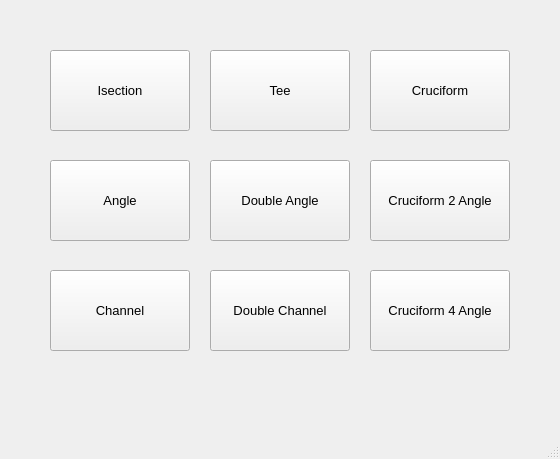
<?xml version="1.0" encoding="UTF-8"?>
<ui version="4.0">
 <class>AddPropertyWindow</class>
 <widget class="QMainWindow" name="AddPropertyWindow">
  <property name="geometry">
   <rect>
    <x>0</x>
    <y>0</y>
    <width>560</width>
    <height>459</height>
   </rect>
  </property>
  <property name="windowTitle">
   <string>Add Property</string>
  </property>
  <widget class="QWidget" name="centralwidget">
   <widget class="QPushButton" name="pushButton_Angle">
    <property name="geometry">
     <rect>
      <x>50</x>
      <y>160</y>
      <width>140</width>
      <height>81</height>
     </rect>
    </property>
    <property name="font">
     <font>
      <pointsize>10</pointsize>
     </font>
    </property>
    <property name="text">
     <string>Angle</string>
    </property>
   </widget>
   <widget class="QPushButton" name="pushButton_Double_Angle">
    <property name="geometry">
     <rect>
      <x>210</x>
      <y>160</y>
      <width>140</width>
      <height>81</height>
     </rect>
    </property>
    <property name="font">
     <font>
      <pointsize>10</pointsize>
     </font>
    </property>
    <property name="text">
     <string>Double Angle</string>
    </property>
   </widget>
   <widget class="QPushButton" name="pushButton_Channel">
    <property name="geometry">
     <rect>
      <x>50</x>
      <y>270</y>
      <width>140</width>
      <height>81</height>
     </rect>
    </property>
    <property name="font">
     <font>
      <pointsize>10</pointsize>
     </font>
    </property>
    <property name="text">
     <string>Channel</string>
    </property>
   </widget>
   <widget class="QPushButton" name="pushButton_Double_Channel">
    <property name="geometry">
     <rect>
      <x>210</x>
      <y>270</y>
      <width>140</width>
      <height>81</height>
     </rect>
    </property>
    <property name="font">
     <font>
      <pointsize>10</pointsize>
     </font>
    </property>
    <property name="text">
     <string>Double Channel</string>
    </property>
   </widget>
   <widget class="QPushButton" name="pushButton_Cruciform4Angle">
    <property name="geometry">
     <rect>
      <x>370</x>
      <y>270</y>
      <width>140</width>
      <height>81</height>
     </rect>
    </property>
    <property name="font">
     <font>
      <pointsize>10</pointsize>
     </font>
    </property>
    <property name="text">
     <string>Cruciform 4 Angle</string>
    </property>
   </widget>
   <widget class="QPushButton" name="pushButton_Cruciform2Angle">
    <property name="geometry">
     <rect>
      <x>370</x>
      <y>160</y>
      <width>140</width>
      <height>81</height>
     </rect>
    </property>
    <property name="font">
     <font>
      <pointsize>10</pointsize>
     </font>
    </property>
    <property name="text">
     <string>Cruciform 2 Angle</string>
    </property>
   </widget>
   <widget class="QPushButton" name="pushButton_Isection">
    <property name="geometry">
     <rect>
      <x>50</x>
      <y>50</y>
      <width>140</width>
      <height>81</height>
     </rect>
    </property>
    <property name="font">
     <font>
      <pointsize>10</pointsize>
     </font>
    </property>
    <property name="text">
     <string>Isection</string>
    </property>
   </widget>
   <widget class="QPushButton" name="pushButton_Cruciform">
    <property name="geometry">
     <rect>
      <x>370</x>
      <y>50</y>
      <width>140</width>
      <height>81</height>
     </rect>
    </property>
    <property name="font">
     <font>
      <pointsize>10</pointsize>
     </font>
    </property>
    <property name="text">
     <string>Cruciform</string>
    </property>
   </widget>
   <widget class="QPushButton" name="pushButton_Tee">
    <property name="geometry">
     <rect>
      <x>210</x>
      <y>50</y>
      <width>140</width>
      <height>81</height>
     </rect>
    </property>
    <property name="font">
     <font>
      <pointsize>10</pointsize>
     </font>
    </property>
    <property name="text">
     <string>Tee</string>
    </property>
   </widget>
  </widget>
  <widget class="QMenuBar" name="menubar">
   <property name="geometry">
    <rect>
     <x>0</x>
     <y>0</y>
     <width>560</width>
     <height>26</height>
    </rect>
   </property>
  </widget>
  <widget class="QStatusBar" name="statusbar"/>
 </widget>
 <resources/>
 <connections/>
</ui>
